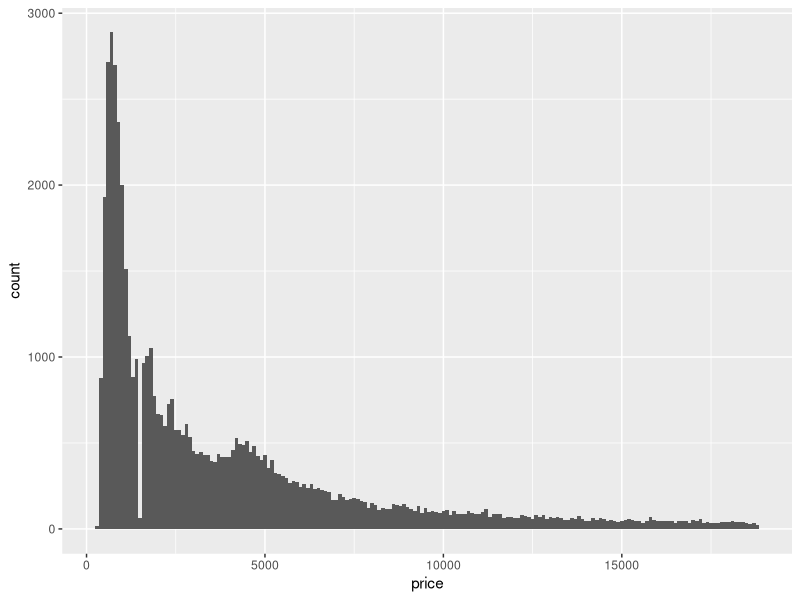

Write R code to recreate this figure.
library(tidyverse)
library(skimr)

#Practice 7.3.4.1


#Practice 7.3.4.2
ggplot(data = diamonds) +
  geom_histogram(mapping = aes(x = price), binwidth = 100)
#it is surprising to learn that there is a high frequency of lower priced diamonds

#Practice 7.3.4.3
diamonds %>%
  filter(carat == 0.99) %>%
  count()

diamonds %>%
  filter(carat == 1.00) %>%
  count()
#there are 23 at 0.99 carat. there are 1558 at 1.0 carat.
#the cause of this difference could be in diamond production or consumer desire to buy up or down to nearest whole carat.

#Practice 7.3.4.4


